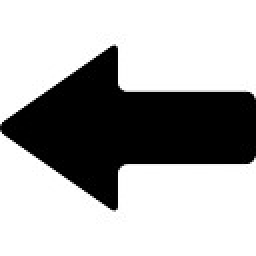
#> input picture pos/left-arrow.jpg, 128 x 128 px (shown 2 times larger); its folder holds 4 pictures in this run
$ jupyter execute Scale-Pos-Images.ipynb
#> lines starting #> are read from the running program, lines starting #| are printed output that depends on the picture
[cell 1]
import os
import cv2
import numpy as np

[cell 2]
files = os.listdir('/home/prateek/Desktop/opencv_workspace/pos')

[cell 3]
files[2:]

[cell 4]
file_name  = ['down-resized', 'up-resized', 'right-resized', 'left-resized']

[cell 5]
for counter, file in enumerate(files[2:]):
    img = cv2.imread(file, 0)
#> img is the input picture: shape (128, 128); min 0, max 255, mean 174.7
    img = cv2.pyrDown(img)
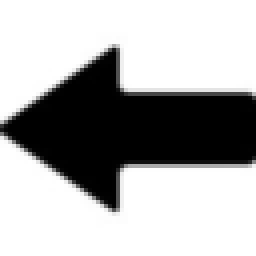
#> img: shape (64, 64) (shown 4 times larger); min 0, max 255, mean 174.9
    img = cv2.resize(img, (50, 50))
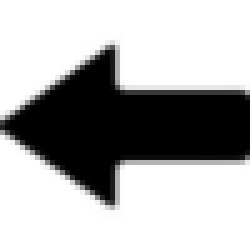
#> img: shape (50, 50) (shown 5 times larger); min 0, max 255, mean 174.9
    cv2.imwrite(file_name[counter]+".jpg", img)
#> pass 2 of the loop `for counter, file in enumerate(files[2:]):`:
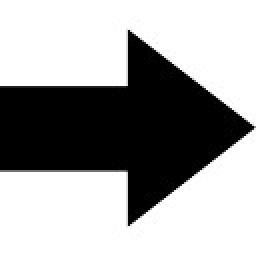
#> input picture pos/right-arrow.jpg, 128 x 128 px (shown 2 times larger)
#> img is the input picture: shape (128, 128); min 0, max 255, mean 163.6
#> `img = cv2.pyrDown(img)`:
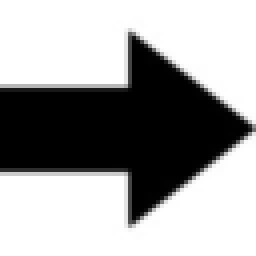
#> img: shape (64, 64) (shown 4 times larger); min 0, max 255, mean 163.2
#> `img = cv2.resize(img, (50, 50))`:
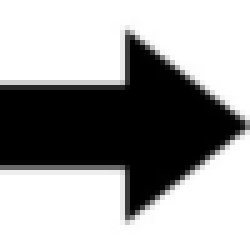
#> img: shape (50, 50) (shown 5 times larger); min 0, max 255, mean 163
#> pass 3 of the loop `for counter, file in enumerate(files[2:]):`:
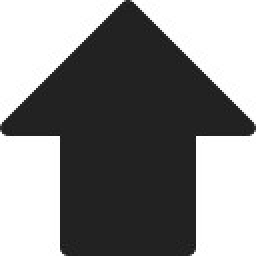
#> input picture pos/up-arrow.jpg, 128 x 128 px (shown 2 times larger)
#> img is the input picture: shape (128, 128); min 20, max 255, mean 135.3
#> `img = cv2.pyrDown(img)`:
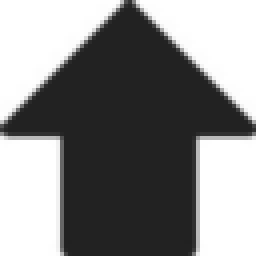
#> img: shape (64, 64) (shown 4 times larger); min 33, max 255, mean 135.6
#> `img = cv2.resize(img, (50, 50))`:
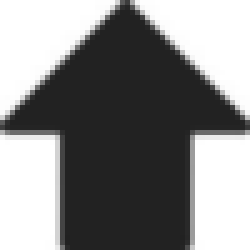
#> img: shape (50, 50) (shown 5 times larger); min 33, max 255, mean 135.8
